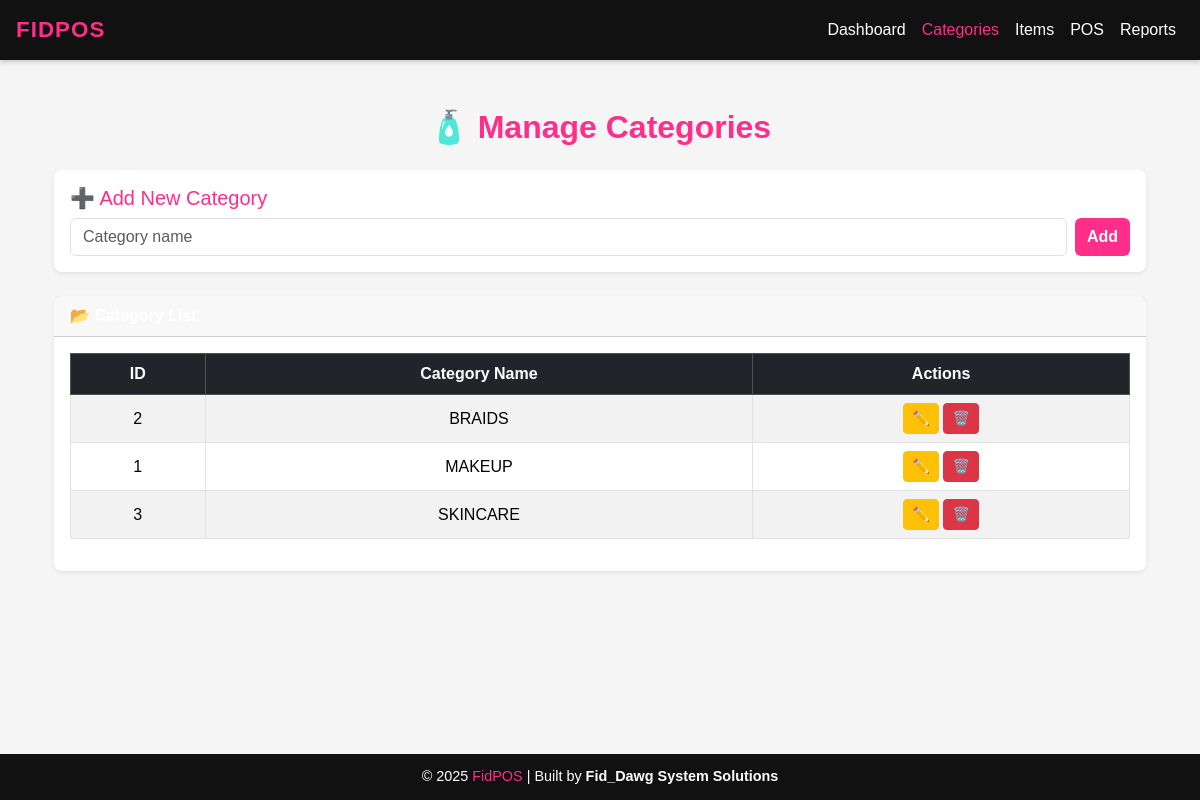
The page /categories on the database its author committed.
### models.py (models this page shows, shortened)
class Category(db.Model):
    __tablename__ = "categories"
    id = db.Column(db.Integer, primary_key=True)
    name = db.Column(db.String(100), unique=True, nullable=False)
    created_at = db.Column(db.DateTime, default=lambda: datetime.now(EAT))
    items = db.relationship("Item", backref="category", lazy=True)

### routes/main.py (the view)
@bp.route("/categories")
def categories_page():
    categories = Category.query.order_by(Category.name).all()
    return render_template("categories.html", categories=categories)

### templates/categories.html (shortened to what this page needs)
{% extends "base.html" %}
{% block content %}
<div class="container py-4">
  <h2 class="text-center mb-4 text-pink fw-bold">🧴 Manage Categories</h2>
  <div class="card shadow-sm p-3 mb-4 border-0 rounded-3">
    <h5 class="text-pink">➕ Add New Category</h5>
    <form id="addCategoryForm" class="d-flex gap-2">
      <input type="text" class="form-control" id="name" name="name" placeholder="Category name" required>
      <button type="submit" class="btn btn-pink fw-bold">Add</button>
    </form>
  </div>
  <div class="card shadow-sm border-0 rounded-3">
    <div class="card-header bg-pink text-white fw-bold">📂 Category List</div>
    <div class="card-body">
      <table class="table table-bordered table-striped text-center align-middle" id="categoriesTable">
        <thead class="table-dark">
          <tr>
            <th>ID</th>
            <th>Category Name</th>
            <th>Actions</th>
          </tr>
        </thead>
        <tbody id="categoriesBody">
          {% for cat in categories %}
          <tr>
            <td>{{ cat.id }}</td>
            <td>{{ cat.name }}</td>
            <td>
              <button class="btn btn-sm btn-warning edit-btn" data-id="{{ cat.id }}">✏️</button>
              <button class="btn btn-sm btn-danger delete-btn" data-id="{{ cat.id }}">🗑️</button>
            </td>
          </tr>
          {% endfor %}
        </tbody>
      </table>
    </div>
  </div>
</div>
{% endblock %}

### templates/base.html (style rules this page uses)
:root { --pink: #ff2e88; --black: #111; --white: #fff; --gray: #f5f5f5; }
body { background-color: var(--gray); font-family: "Poppins", sans-serif; color: var(--black); min-height: 100vh; display: flex; flex-direction: column; }
.text-pink { color: var(--pink); }
.btn-pink { background-color: var(--pink); color: var(--white); border: none; }

### rows shown on the page
Category: id "2", name "BRAIDS"
Category: id "1", name "MAKEUP"
Category: id "3", name "SKINCARE"
